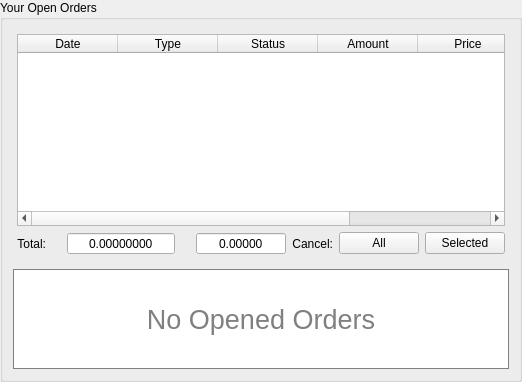
      <widget class="QGroupBox" name="groupOrders">
       <property name="sizePolicy">
        <sizepolicy hsizetype="Expanding" vsizetype="Expanding">
         <horstretch>0</horstretch>
         <verstretch>0</verstretch>
        </sizepolicy>
       </property>
       <property name="maximumSize">
        <size>
         <width>600</width>
         <height>16777215</height>
        </size>
       </property>
       <property name="accessibleName">
        <string>TR00018</string>
       </property>
       <property name="title">
        <string>Your Open Orders</string>
       </property>
       <layout class="QGridLayout" name="gridLayout_20">
        <property name="margin">
         <number>10</number>
        </property>
        <property name="spacing">
         <number>10</number>
        </property>
        <item row="0" column="0" colspan="3">
         <widget class="QWidget" name="ordersTableFrame" native="true">
          <layout class="QGridLayout" name="gridLayout_15">
           <property name="margin">
            <number>4</number>
           </property>
           <property name="spacing">
            <number>6</number>
           </property>
           <item row="0" column="0">
            <widget class="QTableWidget" name="ordersTable">
             <property name="sizePolicy">
              <sizepolicy hsizetype="Ignored" vsizetype="Preferred">
               <horstretch>0</horstretch>
               <verstretch>0</verstretch>
              </sizepolicy>
             </property>
             <property name="editTriggers">
              <set>QAbstractItemView::NoEditTriggers</set>
             </property>
             <property name="showDropIndicator" stdset="0">
              <bool>false</bool>
             </property>
             <property name="alternatingRowColors">
              <bool>true</bool>
             </property>
             <property name="selectionMode">
              <enum>QAbstractItemView::ExtendedSelection</enum>
             </property>
             <property name="selectionBehavior">
              <enum>QAbstractItemView::SelectRows</enum>
             </property>
             <property name="textElideMode">
              <enum>Qt::ElideLeft</enum>
             </property>
             <property name="verticalScrollMode">
              <enum>QAbstractItemView::ScrollPerPixel</enum>
             </property>
             <property name="horizontalScrollMode">
              <enum>QAbstractItemView::ScrollPerPixel</enum>
             </property>
             <property name="showGrid">
              <bool>true</bool>
             </property>
             <property name="gridStyle">
              <enum>Qt::SolidLine</enum>
             </property>
             <property name="sortingEnabled">
              <bool>true</bool>
             </property>
             <property name="cornerButtonEnabled">
              <bool>false</bool>
             </property>
             <attribute name="horizontalHeaderCascadingSectionResizes">
              <bool>false</bool>
             </attribute>
             <attribute name="horizontalHeaderDefaultSectionSize">
              <number>100</number>
             </attribute>
             <attribute name="horizontalHeaderHighlightSections">
              <bool>false</bool>
             </attribute>
             <attribute name="horizontalHeaderShowSortIndicator" stdset="0">
              <bool>true</bool>
             </attribute>
             <attribute name="verticalHeaderVisible">
              <bool>false</bool>
             </attribute>
             <attribute name="verticalHeaderCascadingSectionResizes">
              <bool>false</bool>
             </attribute>
             <attribute name="verticalHeaderDefaultSectionSize">
              <number>26</number>
             </attribute>
             <attribute name="verticalHeaderHighlightSections">
              <bool>false</bool>
             </attribute>
             <column>
              <property name="text">
               <string>Date</string>
              </property>
             </column>
             <column>
              <property name="text">
               <string>Type</string>
              </property>
             </column>
             <column>
              <property name="text">
               <string>Status</string>
              </property>
             </column>
             <column>
              <property name="text">
               <string>Amount</string>
              </property>
             </column>
             <column>
              <property name="text">
               <string>Price</string>
              </property>
             </column>
             <column>
              <property name="text">
               <string>Total</string>
              </property>
             </column>
             <column>
              <property name="text">
               <string>Date to sort</string>
              </property>
             </column>
            </widget>
           </item>
           <item row="1" column="0">
            <layout class="QHBoxLayout" name="horizontalLayout_22">
             <item>
              <widget class="QLabel" name="label_33">
               <property name="sizePolicy">
                <sizepolicy hsizetype="Maximum" vsizetype="Preferred">
                 <horstretch>0</horstretch>
                 <verstretch>0</verstretch>
                </sizepolicy>
               </property>
               <property name="accessibleName">
                <string>TOTAL</string>
               </property>
               <property name="text">
                <string>Total:</string>
               </property>
               <property name="alignment">
                <set>Qt::AlignRight|Qt::AlignTrailing|Qt::AlignVCenter</set>
               </property>
              </widget>
             </item>
             <item>
              <widget class="QLabel" name="btcLabel3_2">
               <property name="sizePolicy">
                <sizepolicy hsizetype="Maximum" vsizetype="Preferred">
                 <horstretch>0</horstretch>
                 <verstretch>0</verstretch>
                </sizepolicy>
               </property>
               <property name="font">
                <font>
                 <pointsize>11</pointsize>
                 <weight>50</weight>
                 <bold>false</bold>
                </font>
               </property>
               <property name="accessibleDescription">
                <string>BTC_ICON</string>
               </property>
               <property name="styleSheet">
                <string notr="true">color: #996515</string>
               </property>
               <property name="text">
                <string/>
               </property>
               <property name="alignment">
                <set>Qt::AlignCenter</set>
               </property>
              </widget>
             </item>
             <item>
              <widget class="QDoubleSpinBox" name="ordersTotalBTC">
               <property name="sizePolicy">
                <sizepolicy hsizetype="Maximum" vsizetype="Fixed">
                 <horstretch>0</horstretch>
                 <verstretch>0</verstretch>
                </sizepolicy>
               </property>
               <property name="minimumSize">
                <size>
                 <width>90</width>
                 <height>0</height>
                </size>
               </property>
               <property name="accessibleName">
                <string>BTC</string>
               </property>
               <property name="accessibleDescription">
                <string>CAN_BE_ZERO</string>
               </property>
               <property name="alignment">
                <set>Qt::AlignCenter</set>
               </property>
               <property name="readOnly">
                <bool>true</bool>
               </property>
               <property name="buttonSymbols">
                <enum>QAbstractSpinBox::NoButtons</enum>
               </property>
               <property name="specialValueText">
                <string/>
               </property>
               <property name="prefix">
                <string/>
               </property>
               <property name="decimals">
                <number>8</number>
               </property>
               <property name="minimum">
                <double>0.000000000000000</double>
               </property>
               <property name="maximum">
                <double>999999999.000000000000000</double>
               </property>
               <property name="singleStep">
                <double>0.100000000000000</double>
               </property>
              </widget>
             </item>
             <item>
              <widget class="QLabel" name="usdLabel1_2">
               <property name="sizePolicy">
                <sizepolicy hsizetype="Maximum" vsizetype="Preferred">
                 <horstretch>0</horstretch>
                 <verstretch>0</verstretch>
                </sizepolicy>
               </property>
               <property name="font">
                <font>
                 <pointsize>11</pointsize>
                 <weight>50</weight>
                 <bold>false</bold>
                </font>
               </property>
               <property name="accessibleDescription">
                <string>USD_ICON</string>
               </property>
               <property name="styleSheet">
                <string notr="true">color: darkgreen</string>
               </property>
               <property name="text">
                <string/>
               </property>
               <property name="alignment">
                <set>Qt::AlignCenter</set>
               </property>
              </widget>
             </item>
             <item>
              <widget class="QDoubleSpinBox" name="ordersTotalUSD">
               <property name="sizePolicy">
                <sizepolicy hsizetype="Maximum" vsizetype="Fixed">
                 <horstretch>0</horstretch>
                 <verstretch>0</verstretch>
                </sizepolicy>
               </property>
               <property name="minimumSize">
                <size>
                 <width>90</width>
                 <height>0</height>
                </size>
               </property>
               <property name="accessibleName">
                <string>USD</string>
               </property>
               <property name="accessibleDescription">
                <string>CAN_BE_ZERO</string>
               </property>
               <property name="alignment">
                <set>Qt::AlignCenter</set>
               </property>
               <property name="readOnly">
                <bool>true</bool>
               </property>
               <property name="buttonSymbols">
                <enum>QAbstractSpinBox::NoButtons</enum>
               </property>
               <property name="prefix">
                <string/>
               </property>
               <property name="decimals">
                <number>5</number>
               </property>
               <property name="minimum">
                <double>0.000000000000000</double>
               </property>
               <property name="maximum">
                <double>999999999.000000000000000</double>
               </property>
              </widget>
             </item>
             <item>
              <widget class="QLabel" name="label_31">
               <property name="sizePolicy">
                <sizepolicy hsizetype="Expanding" vsizetype="Preferred">
                 <horstretch>0</horstretch>
                 <verstretch>0</verstretch>
                </sizepolicy>
               </property>
               <property name="accessibleName">
                <string>REMOVE_ORDERS</string>
               </property>
               <property name="text">
                <string>Cancel:</string>
               </property>
               <property name="alignment">
                <set>Qt::AlignRight|Qt::AlignTrailing|Qt::AlignVCenter</set>
               </property>
              </widget>
             </item>
             <item>
              <widget class="QWidget" name="ordersControls" native="true">
               <property name="sizePolicy">
                <sizepolicy hsizetype="Preferred" vsizetype="Maximum">
                 <horstretch>0</horstretch>
                 <verstretch>0</verstretch>
                </sizepolicy>
               </property>
               <property name="minimumSize">
                <size>
                 <width>0</width>
                 <height>10</height>
                </size>
               </property>
               <layout class="QGridLayout" name="gridLayout_9">
                <property name="margin">
                 <number>0</number>
                </property>
                <item row="0" column="1">
                 <widget class="QPushButton" name="ordersCancelSelected">
                  <property name="sizePolicy">
                   <sizepolicy hsizetype="Preferred" vsizetype="Fixed">
                    <horstretch>0</horstretch>
                    <verstretch>0</verstretch>
                   </sizepolicy>
                  </property>
                  <property name="minimumSize">
                   <size>
                    <width>60</width>
                    <height>0</height>
                   </size>
                  </property>
                  <property name="accessibleName">
                   <string>CANCEL_SELECTED_ORDERS</string>
                  </property>
                  <property name="text">
                   <string>Selected</string>
                  </property>
                 </widget>
                </item>
                <item row="0" column="0">
                 <widget class="QPushButton" name="ordersCancelAllButton">
                  <property name="sizePolicy">
                   <sizepolicy hsizetype="Preferred" vsizetype="Fixed">
                    <horstretch>0</horstretch>
                    <verstretch>0</verstretch>
                   </sizepolicy>
                  </property>
                  <property name="minimumSize">
                   <size>
                    <width>60</width>
                    <height>0</height>
                   </size>
                  </property>
                  <property name="accessibleName">
                   <string>CANCEL_ALL_ORDERS</string>
                  </property>
                  <property name="text">
                   <string>All</string>
                  </property>
                 </widget>
                </item>
               </layout>
              </widget>
             </item>
            </layout>
           </item>
          </layout>
         </widget>
        </item>
        <item row="1" column="0" colspan="3">
         <widget class="QLabel" name="noOpenedOrdersLabel">
          <property name="sizePolicy">
           <sizepolicy hsizetype="Ignored" vsizetype="Preferred">
            <horstretch>0</horstretch>
            <verstretch>0</verstretch>
           </sizepolicy>
          </property>
          <property name="minimumSize">
           <size>
            <width>0</width>
            <height>100</height>
           </size>
          </property>
          <property name="font">
           <font>
            <pointsize>20</pointsize>
           </font>
          </property>
          <property name="accessibleName">
           <string>TR00057</string>
          </property>
          <property name="styleSheet">
           <string notr="true">border: 1px solid gray; background: white; color: gray</string>
          </property>
          <property name="text">
           <string>No Opened Orders</string>
          </property>
          <property name="alignment">
           <set>Qt::AlignCenter</set>
          </property>
          <property name="wordWrap">
           <bool>true</bool>
          </property>
          <property name="margin">
           <number>4</number>
          </property>
         </widget>
        </item>
       </layout>
      </widget>
